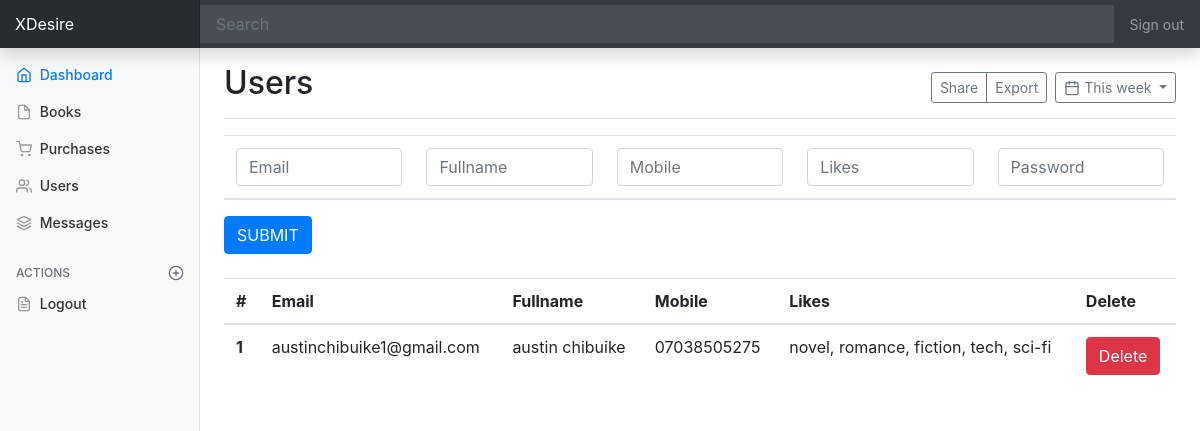
Screenshot of /users with the database file from the repository.
### app.py (models this page shows, shortened)
class Users(db.Model):
    id = db.Column(db.Integer, primary_key=True)
    email = db.Column(db.String(200), nullable= False)
    password = db.Column(db.String(200) ,nullable=False)
    fullname = db.Column(db.String(200) ,nullable=False)
    mobile = db.Column(db.String(200) ,nullable=False)
    likes = db.Column(db.String(200) ,nullable=False)
    dateadded= db.Column(db.DateTime, default=datetime.utcnow)

### app.py (the view)
@app.route('/users')
def users():
    users = Users.query.order_by(Users.dateadded.desc()).all()
    return render_template('admin/users.html', users = users)

### templates/admin/users.html (shortened to what this page needs)
{%  extends 'admin/navbar.html' %}
{% block extracss %}  <link rel="stylesheet" href="{{  url_for('static', filename='css/dashboard.css')  }}"  type="text/css"/>
{% endblock %}
{% block content %}
          <main role="main" class="col-md-9 ml-sm-auto col-lg-10 px-4">
            <div class="d-flex justify-content-between flex-wrap flex-md-nowrap align-items-center pt-3 pb-2 mb-3 border-bottom">
              <h1 class="h2">Users</h1>
              <div class="btn-toolbar mb-2 mb-md-0">
                <div class="btn-group mr-2">
                  <button type="button" class="btn btn-sm btn-outline-secondary">Share</button>
                  <button type="button" class="btn btn-sm btn-outline-secondary">Export</button>
                </div>
                <button type="button" class="btn btn-sm btn-outline-secondary dropdown-toggle">
                  <span data-feather="calendar"></span>
                  This week
                </button>
              </div>
            </div><form action="/newuser" method="POST" enctype="multipart/form-data">
            <table class="table">
                <thead>
                  <tr>
                    <th scope="col">
                        <input type="text" id="inputEmail" name="email"  class="form-control" placeholder="Email" required autofocus>
                        </th>
                    <th scope="col">
                        <input type="text" id="inputEmail" name="fullname"  class="form-control" placeholder="Fullname" required autofocus>
                        </th>
                    <th scope="col">
                        <input type="text" id="inputEmail" name="mobile"  class="form-control" placeholder="Mobile" required autofocus>
                        </th>
                    <th scope="col">
                        <input type="text" id="inputEmail" name="likes"  class="form-control" placeholder="Likes" required autofocus>
                        </th>
                        <th scope="col">
                            <input type="password" id="inputEmail" name="password"  class="form-control" placeholder="Password" required autofocus>
                            </th>
                  </tr>
                </thead>
              </table>
              <button class="btn btn-primary" style="margin-bottom: 10px;"> SUBMIT </button>
            </form>
            <table class="table">
                <thead>
                  <tr>
                    <th scope="col">#</th>
                    <th scope="col">Email</th>
                    <th scope="col">Fullname</th>
                    <th scope="col">Mobile</th>
                    <th scope="col">Likes</th>
                    <th scope="col">Delete</th>
                  </tr>
                </thead>
                <tbody>
                  {% for item in users %}
                  <tr>
                    <th scope="row">{{ loop.index }}</th>
                    <td>{{ item.email }}</td>
                    <td>{{ item.fullname }}</td>
                    <td>{{item.mobile}}</td>
                    <td>{{item.likes}}</td>
                    <td><form action="/delusers" method="POST"><button class="btn btn-danger" type="submit" name="userid" value="{{item.id}}">Delete</button></form></td>
                  </tr>
                  {% endfor %}
                </tbody>
              </table>
          </main>
      {% endblock %}

### static/css/dashboard.css (style rules this page uses)
body { font-size: .875rem; }
.feather { width: 16px; height: 16px; vertical-align: text-bottom; }
[role="main"] { padding-top: 133px; }
@media (min-width: 768px) { [role="main"] { padding-top: 48px; } }

### rows the page displays
Users: email "austinchibuike1@gmail.com", fullname "austin chibuike", mobile "07038505275", likes "novel, romance, fiction, tech, sci-fi"
